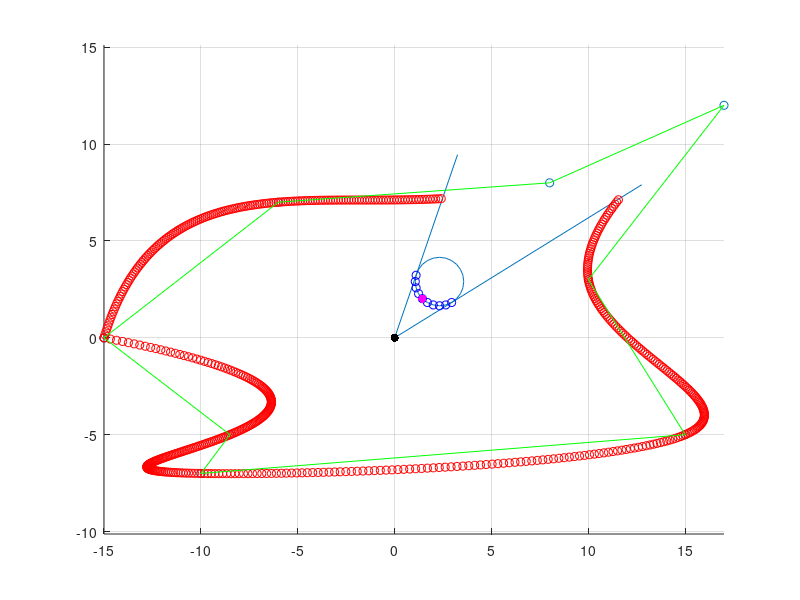

Source code (MATLAB):
clc;
clear all;
%close all;


shape_x = [-15 -6 8 17 10 15 -10 -8.5 -15];
shape_y = [0 7 8 12 3 -5 -7 -5 0];

r_x = 0;
r_y = 0;

robot = [r_x r_y];

obs_r = 1.25;
phi = 0:pi/12:2*pi;

obs_x = 7*rand(1,1)+obs_r*cos(phi);
obs_y = 7*rand(1,1)+obs_r*sin(phi);

% obs_x = rand(1,1).*[2 4 4 2];
% obs_y = rand(1,1).*[2 4 2 4];

% obs_x = awgn(obs_x,.0000001);
% obs_y = awgn(obs_y,.0000001);

t_x = 1:length(shape_x);
t_y = 1:length(shape_y);

t_xs = 1:1/1000:length(shape_x);
t_ys = 1:1/1000:length(shape_y);

xs = spline(t_x,shape_x,t_xs);
ys = spline(t_y,shape_y,t_ys);

% xs = awgn(xs,.00000001);
% ys = awgn(ys,.00000001);



d_wall = [];
th_wall = [];

d_obs = [];
th_obs = [];



for i = 1:length(t_xs)
    d_wall(i) = sqrt((r_x-xs(i))^2+(r_y-ys(i))^2);
    th_wall(i) = atan2((ys(i)-r_y),(xs(i)-r_x));   
end

for i = 1:length(obs_x)
    d_obs(i) = sqrt((r_x-obs_x(i))^2+(r_y-obs_y(i))^2);
    th_obs(i) = atan2((obs_y(i)-r_y),(obs_x(i)-r_x));

    
end

ind = find(max(th_obs)>th_wall & min(th_obs)<th_wall);
ind2 = find(max(th_obs)==th_obs);
ind3 = find(min(th_obs)==th_obs);
ind4 = find(d_obs(ind2)<d_obs & d_obs(ind3)<d_obs); 

xs(ind) = [];
ys(ind) = [];

obs_x_store = obs_x;
obs_y_store = obs_y;

obs_x(ind4) = [];
obs_y(ind4) = [];

room_vec_x = horzcat(xs,obs_x);
room_vec_y = horzcat(ys,obs_y);
room_vec_th_rad = atan2(room_vec_y,room_vec_x);

%%%%%%%%%%%%%%%%%%%%%%%%%%%%%%%%%%%%%%%%%%%%%%%%%%%%%%%%%%%%%%%%%%%%%
%%%%%%%%%%%%%%%%% THIS IS THE REPLICATED LIDAR DATA %%%%%%%%%%%%%%%%%

room_vec_d = sqrt(room_vec_x.^2+room_vec_y.^2);
room_vec_th_deg = rad2deg(room_vec_th_rad);

%%%%%%%%%%%%%%%%% THIS IS THE REPLICATED LIDAR DATA %%%%%%%%%%%%%%%%%
%%%%%%%%%%%%%%%%%%%%%%%%%%%%%%%%%%%%%%%%%%%%%%%%%%%%%%%%%%%%%%%%%%%%%

ind5 = find(room_vec_d == min(room_vec_d));

object_x = r_x + room_vec_d(ind5)*cosd(room_vec_th_deg(ind5));
object_y = r_y + room_vec_d(ind5)*sind(room_vec_th_deg(ind5));

hold on; grid on;
axis('equal')

line([0 15*cos(min(th_obs))],[0 15*sin(min(th_obs))])
line([0 10*cos(max(th_obs))],[0 10*sin(max(th_obs))])
line(obs_x_store,obs_y_store)
scatter(shape_x,shape_y)
scatter(xs(1:10:end),ys(1:10:end),'r')
plot(shape_x,shape_y,'g')
scatter(r_x,r_y,'k','filled')
scatter(obs_x,obs_y, 'b')
scatter(object_x,object_y,'m','filled')